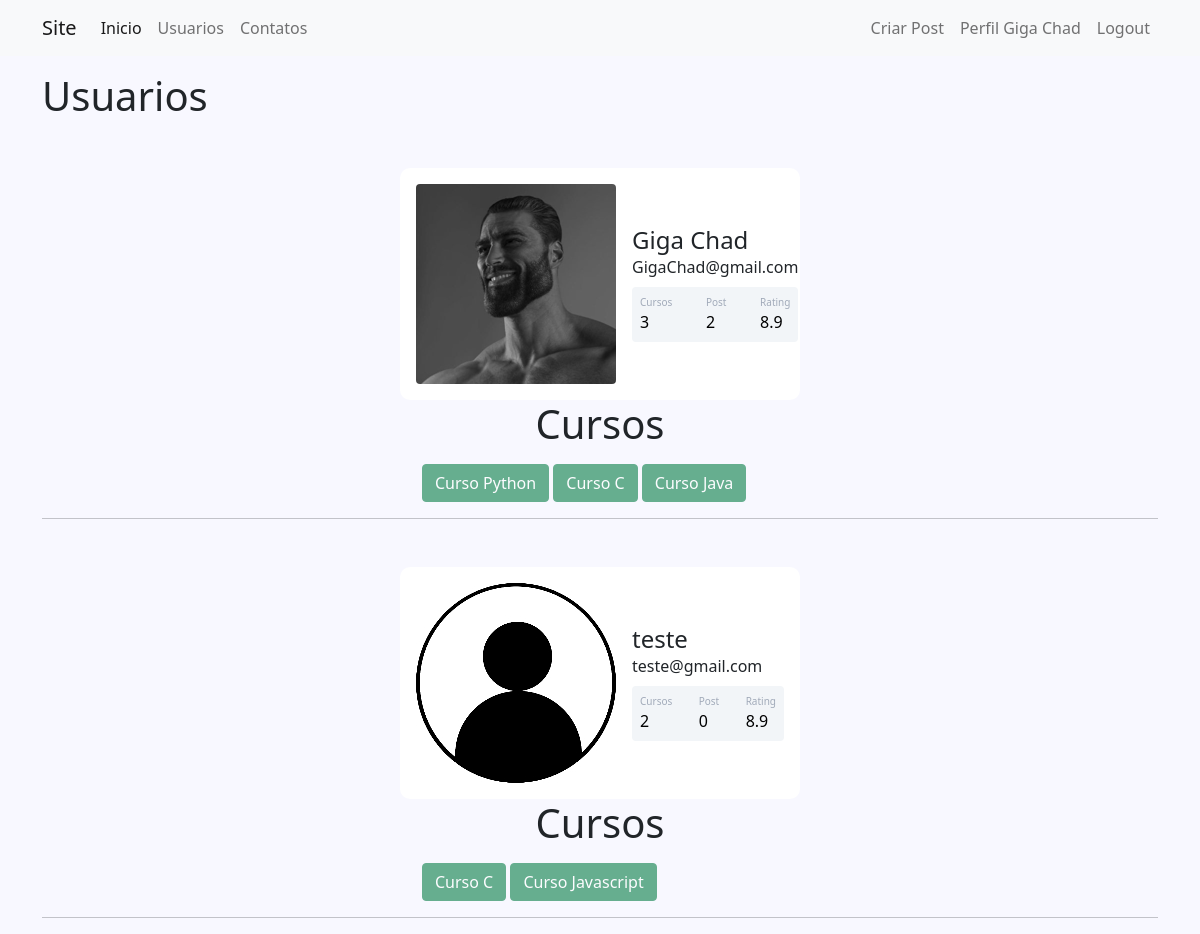
/usuarios/ (signed in), run on the app's committed database.
### comunidade/models.py (models this page shows, shortened)
class Usuario(database.Model, UserMixin):
    id = database.Column(database.Integer, primary_key=True)
    username = database.Column(database.String(20), unique=True, nullable=False)
    email = database.Column(database.String(50), unique=True, nullable=False)
    senha = database.Column(database.String, nullable=False)
    foto_perfil = database.Column(database.String, nullable=False, default='default.jpg')
    posts = database.relationship('Post', backref='autor', lazy=True)
    cursos = database.Column(database.String, nullable=False, default='Não Informado')
    def contar_posts(self):
        return len(self.posts)

### comunidade/routes.py (the view)
@app.route("/usuarios/", endpoint="usuarios")
@login_required
def usuarios():
    lista_usuarios = Usuario.query.all()
    return render_template('usuarios.html', lista_usuarios=lista_usuarios)

### comunidade/models.py (called while the page is built)
@login_manager.user_loader
def load_user(user_id):
    return Usuario.query.get(int(user_id))

### comunidade/templates/usuarios.html (shortened to what this page needs)
{% extends 'base.html' %}
{% block body %}
    <div class="container">
        <h1>Usuarios</h1>
        {% for user in lista_usuarios %}
            <div class="container mt-5 d-flex justify-content-center">
                <div class="card p-3">
                    <div class="d-flex align-items-center">
                        <div class="image me-3">
                            <img src="{{ url_for('static', filename='fotos_perfil/{}'.format(user.foto_perfil)) }}"
                                 class="rounded" width="200">
                        </div>
                        <div class="ml-3 w-100">
                            <h4 class="mb-0 mt-0">{{ user.username }}</h4>
                            <span>{{ user.email }}</span>
                            <div class="p-2 mt-2 bg-primary d-flex justify-content-between rounded text-white stats">
                                <div class="d-flex flex-column">
                                    {% if not 'Não Informado' in user.cursos or user.cursos == '' %}
                                        <span class="articles">Cursos</span>
                                        <span class="number1">{{ user.cursos.count(';') + 1 }}</span>
                                    {% else %}
                                        <span class="articles">Cursos</span>
                                        <span class="number1">0</span>
                                    {% endif %}
                                </div>
                                <div class="d-flex flex-column">
                                    <span class="followers">Post</span>
                                    <span class="number2">{{ user.contar_posts() }}</span>
                                </div>
                                <div class="d-flex flex-column">
                                    <span class="rating">Rating</span>
                                    <span class="number3">8.9</span>
                                </div>
                            </div>
                        </div>
                    </div>
                </div>
            </div>
            <div class="row justify-content-center">
                <h1 class="text-center">Cursos</h1>
                <div class="col-md-4">
                    {% for curso in user.cursos.split(';') %}
                        <button type="button" class="btn btn-success mt-2" disabled>{{ curso }}</button>
                    {% endfor %}
                </div>
            </div>
            <hr>
        {% endfor %}
    </div>
{% endblock %}

### comunidade/templates/navbar.html (shortened to what this page needs)
<nav class="navbar navbar-expand-lg navbar-light bg-light">
    <div class="container-fluid container">
        <a class="navbar-brand" href="">Site</a>
        <div class="collapse navbar-collapse" id="navbarSupportedContent">
            <ul class="navbar-nav me-auto mb-2 mb-lg-0">
                <li class="nav-item">
                    <a class="nav-link active" aria-current="page" href="{{ url_for('home') }}">Inicio</a>
                </li>
                <li class="nav-item">
                    <a class="nav-link" href="{{ url_for('usuarios') }}">Usuarios</a>
                </li>
                <li class="nav-item">
                    <a class="nav-link" href="{{ url_for('contatos') }}">Contatos</a>
                </li>
            </ul>
            <ul class="d-flex navbar-nav">
                {% if not current_user.is_authenticated %}
                    <li class="nav-item">
                        <a class="nav-link" href="{{ url_for('login') }}">Login</a>
                    </li>
                    <li class="nav-item">
                        <a class="nav-link" href="{{ url_for('login') }}">Criar Conta</a>
                    </li>
                {% else %}
                    <li class="nav-item">
                        <a class="nav-link" href="{{ url_for('post_create') }}">Criar Post</a>
                    </li>
                    <li class="nav-item">
                        <a class="nav-link" href="{{ url_for('perfil') }}">Perfil {{ current_user.username }}</a>
                    </li>
                    <li class="nav-item">
                        <a class="nav-link" href="{{ url_for('sair') }}">Logout</a>
                    </li>
                {% endif %}
            </ul>
        </div>
    </div>
</nav>

### comunidade/static/css/style.css (style rules this page uses)
body { background-color: ghostwhite; border-radius: 10px; }
.card { width: 400px; border: none; border-radius: 10px; background-color: #fff; }
.stats { background: #f2f5f8 !important; color: #000 !important; }
.articles { font-size:10px; color: #a1aab9; }
.number1 { font-weight:500; }
.followers { font-size:10px; color: #a1aab9; }
.number2 { font-weight:500; }
.rating { font-size:10px; color: #a1aab9; }
.number3 { font-weight:500; }

### data on the page
Usuario: username "Giga Chad", foto_perfil (picture), email "GigaChad@gmail.com", cursos "3", contar_posts "2", curso "Curso Python" "Curso C" "Curso Java"
Usuario: foto_perfil (placeholder picture), username "teste", email "teste@gmail.com", cursos "2", contar_posts "0", curso "Curso C" "Curso Javascript"
